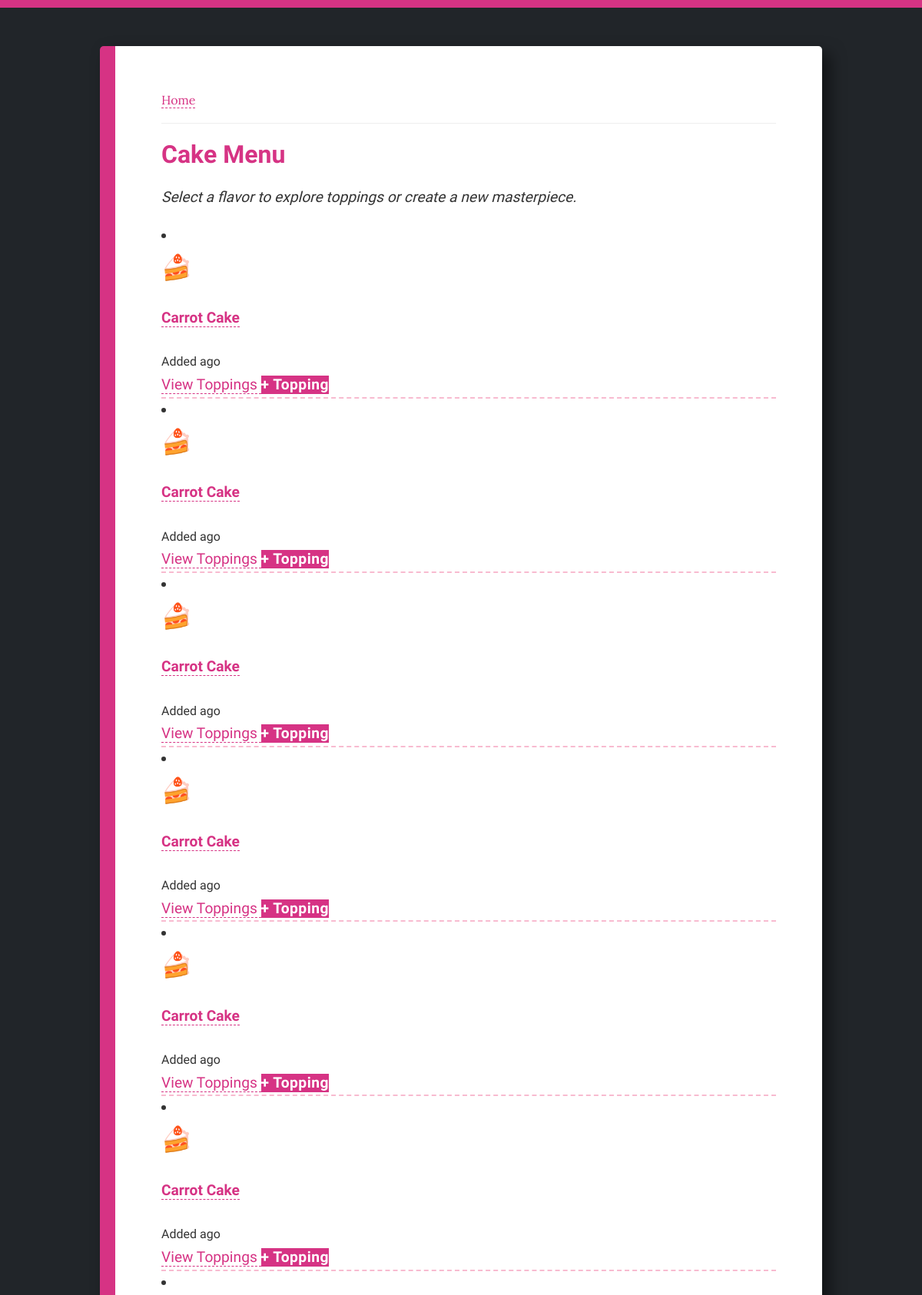
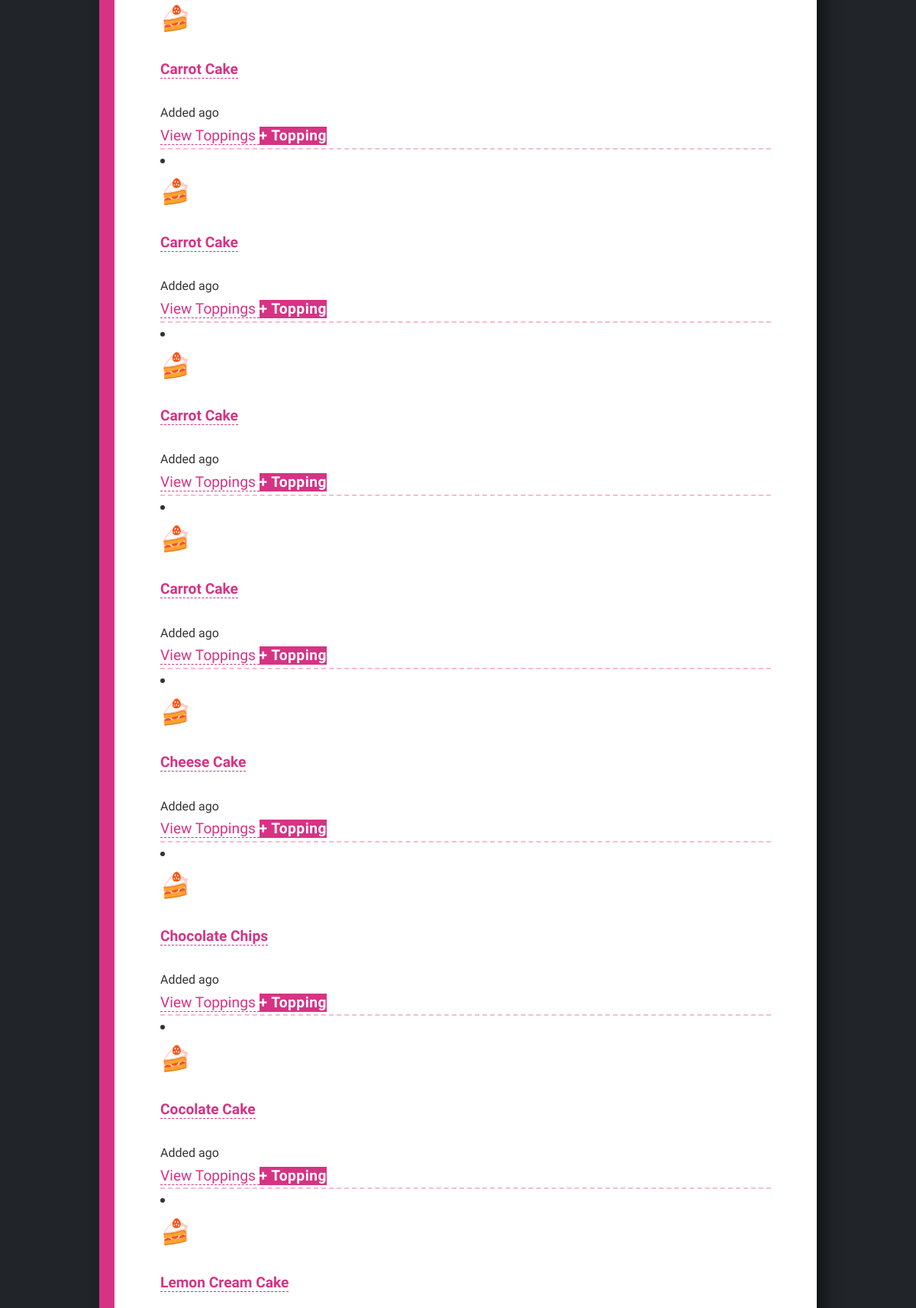
The page /flavors/ (signed in, upper part) on the database its author committed (2 pictures, top to bottom).
### main/models.py (models this page shows, shortened)
class CakeFlavor(models.Model):
    name = models.CharField(max_length=200)
    owner = models.ForeignKey(User, on_delete=models.CASCADE)

### main/views.py (the view)
# urls.py: path('flavors/', views.flavors, name='flavors'),
@login_required
def flavors(request):
    flavors = CakeFlavor.objects.filter(owner=request.user).order_by('name')
    context = {'flavors': flavors}
    return render(request, 'main/flavors.html', context)

### main/templates/main/flavors.html (shortened to what this page needs)
{% extends 'main/base.html' %}
{% block content %}
<div class="book-page shadow-sm">
    <div class="mb-5 border-bottom pb-4 text-center text-md-start">
        <h1 class="display-4 fw-bold text-pink">Cake Menu</h1>
        <p class="fs-5 text-muted italic">Select a flavor to explore toppings or create a new masterpiece.</p>
    </div>
    <div class="container p-0">
        <div class="list-group list-group-flush rounded-3 overflow-hidden">
            {% for flavor in flavors %}
                <li class="list-group-item d-flex justify-content-between align-items-center p-4 bg-transparent flavor-row">
                    <div class="d-flex align-items-center">
                        <span class="cake-icon me-3">🍰</span>
                        <div>
                            <h4 class="mb-0">
                                <a href="{% url 'main:flavor_detail' flavor.id %}" class="text-decoration-none text-dark fw-bold hover-pink">
                                    {{ flavor.name|title }}
                                </a>
                            </h4>
                            <small class="text-muted">
                                 Added {{ flavor.date_added|timesince }} ago
                            </small>
                        </div>
                    </div>
                    <div class="btn-group shadow-sm">
                        <a href="{% url 'main:flavor_detail' flavor.id %}" class="btn btn-outline-pink btn-sm px-4">
                            View Toppings
                        </a>
                        <a href="{% url 'main:add_topping' flavor.id %}" class="btn btn-pink btn-sm px-4">
                            + Topping
                        </a>
                    </div>
                </li>
            {% empty %}
                <div class="text-center py-5 border rounded-3 bg-light-pink">
                    <p class="text-muted fs-5">Your bakery is currently empty!</p>
                    <a href="{% url 'main:new_flavor' %}" class="btn btn-pink px-4">Bake Your First Cake</a>
                </div>
            {% endfor %}
        </div>
    </div>
</div>
{% endblock content %}

### main/templates/main/base.html (shortened to what this page needs)
{% load static %}
<!DOCTYPE html>
<html lang="en">
<head>
</head>
<body>
    <div class="pink-header"></div>
    <div class="book-container">
        <nav>
            <a href="{% url 'main:index' %}">Home</a>
        </nav>
        <hr style="border: 0; border-top: 1px solid #eee; margin: 20px 0;">
        {% block content %}
            {% endblock %}
    </div>
</body>
</html>

### main/templates/main/base.html (style rules this page uses)
:root { --primary-pink: #d63384; --soft-pink: #fff0f5; --paper-white: #ffffff; }
body { background-color: #212529; font-family: 'Lora', serif; margin: 0; padding: 20px; }
.book-container { max-width: 800px; margin: 40px auto; background-color: var(--paper-white); min-height: 80vh; padding: 60px; border-radius: 5px; position: relative; box-shadow: 10px 10px 20px rgba(0,0,0,0.5); border-left: 20px solid var(--primary-pink); }
h1, h2 { font-family: 'Lily Script One', cursive; color: var(--primary-pink); }
p, li { font-family: 'Handlee', cursive; font-size: 1.2rem; color: #333; line-height: 1.6; }
a { color: var(--primary-pink); text-decoration: none; border-bottom: 1px dashed var(--primary-pink); }
.pink-header { background-color: var(--primary-pink); height: 10px; width: 100%; position: fixed; top: 0; left: 0; }

### main/templates/main/flavors.html (style rules this page uses)
:root { --dark-pink: #d63384; --accent-pink: #f8bbd0; --light-pink-bg: #fff0f5; }
.text-pink { color: var(--dark-pink) !important; }
.flavor-row { border-bottom: 2px dashed var(--accent-pink) !important; transition: all 0.2s ease-in-out; }
.cake-icon { font-size: 2rem; display: inline-block; transition: transform 0.3s ease; }
.btn-pink { background-color: var(--dark-pink) !important; border-color: var(--dark-pink) !important; color: white !important; font-weight: 700; letter-spacing: 0.5px; }
.btn-outline-pink { color: var(--dark-pink) !important; border-color: var(--dark-pink) !important; background-color: white; }
.italic { font-style: italic; }

### rows shown on the page
CakeFlavor: name "Carrot Cake"
CakeFlavor: name "Carrot Cake"
CakeFlavor: name "Carrot Cake"
CakeFlavor: name "Carrot Cake"
CakeFlavor: name "Carrot Cake"
CakeFlavor: name "Carrot Cake"
CakeFlavor: name "Carrot Cake"
CakeFlavor: name "Carrot Cake"
CakeFlavor: name "Carrot Cake"
CakeFlavor: name "Carrot Cake"
CakeFlavor: name "Cheese Cake"
CakeFlavor: name "Chocolate Chips"
CakeFlavor: name "Cocolate Cake"
CakeFlavor: name "Lemon Cream Cake"
